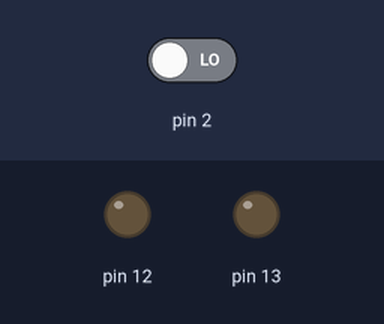
This sketch was run on a simulated Arduino Uno, built with avr-gcc and run on an emulated ATmega328P. Shown: output pins drawn as LEDs (lit = HIGH). Inputs (shaded band) come from the test bench; at power-on: pin 2 LOW.

Above: at 1.2 s.
1.3 s: pin 2 driven HIGH
At 1.8 s:
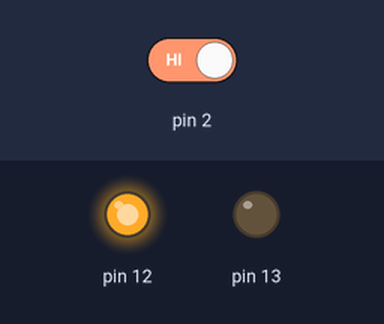
Timing chart, 0 to 8.8 s (numbered marks = the images above; inputs shaded):
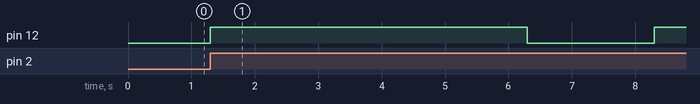

Measured:
- after the input at 1.3 s, pin 12: LOW → HIGH at once, → LOW 5.0 s later, → HIGH 2.0 s later

The sketch:

workTimer.ino
```cpp
unsigned long timerStart = 0;
int flag = 0;

void setup() {
  Serial.begin(9600);
  pinMode(13, OUTPUT);
  pinMode(12, OUTPUT);
  pinMode(2, INPUT);
}

void loop() {
  if (flag == 0) {
    if ( digitalRead(2) == HIGH ) {
    timerStart = millis();
    pomodoro();
    }
  }
}

void reset() {
  delay(2000);
  flag = 0;
}

int pomodoro() {
  while (1) {
    digitalWrite(12, HIGH);
    if ( millis() - timerStart == 5000) {
      flag = 1;
      digitalWrite(12, LOW);
      while (1) {
        if (digitalRead(2) == HIGH) {
          reset();
          return 0;
        }
        delay(100);
        digitalWrite(13, HIGH);
        delay(100);
        digitalWrite(13, LOW);
      }
    }
  }
}
```
